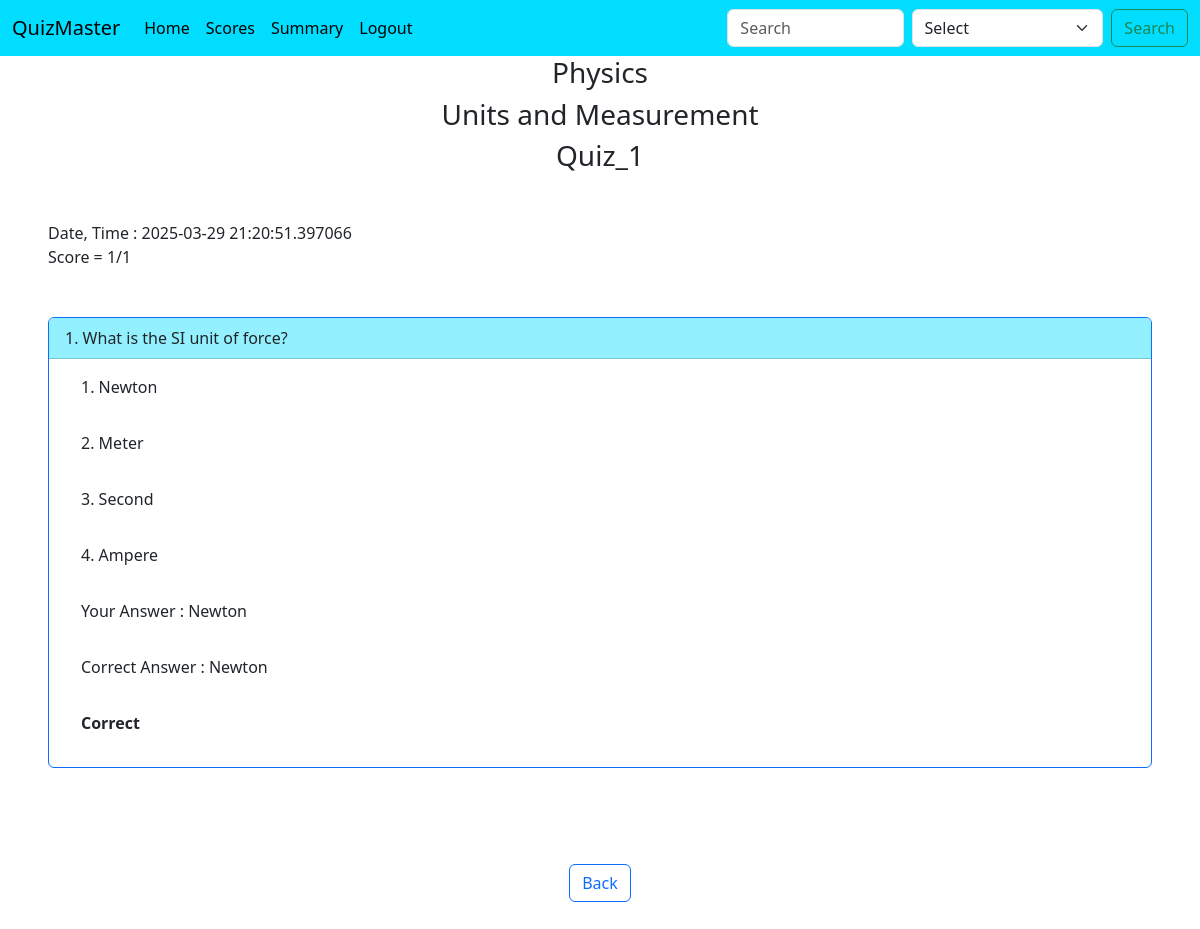
The page /result_view/1 (signed in) on the database its author committed.
### controllers/database.py (models this page shows, shortened)
class Subject(db.Model):
    id = db.Column(db.Integer, primary_key=True , autoincrement=True)
    name = db.Column(db.String(100), nullable=False)
    description = db.Column(db.Text, nullable=True)
    chapters = db.relationship('Chapter', backref='subject', lazy=True, cascade="all, delete-orphan")

class Chapter(db.Model):
    id = db.Column(db.Integer, primary_key=True, autoincrement=True)
    name = db.Column(db.String(100), nullable=False)
    subject_id = db.Column(db.Integer, db.ForeignKey('subject.id'), nullable=False)
    description = db.Column(db.Text, nullable=True)
    quizzes = db.relationship('Quiz', backref='chapter', lazy=True, cascade="all, delete-orphan")

class Quiz(db.Model):
    id = db.Column(db.Integer, primary_key=True, autoincrement=True)
    name = db.Column(db.String(100), nullable=False)
    chapter_id = db.Column(db.Integer, db.ForeignKey('chapter.id'), nullable=False)
    date_of_quiz = db.Column(db.Date , nullable=False)
    duration = db.Column(db.Integer, nullable=False)
    remarks = db.Column(db.Text, nullable=True)
    questions = db.relationship('Question', backref='quiz', lazy=True, cascade="all, delete-orphan")
    results = db.relationship('Result', backref='quiz', lazy=True, cascade="all, delete-orphan")

class Result(db.Model):
    __tablename__ = 'results'
    id = db.Column(db.Integer, primary_key=True, autoincrement=True)
    quiz_id = db.Column(db.Integer, db.ForeignKey('quiz.id'), nullable=False)
    score = db.Column(db.Integer, nullable=False)
    time_stamp_of_attempt = db.Column(db.Integer, nullable=False)
    user_id = db.Column(db.Integer, db.ForeignKey('user.id'), nullable=False)

class Question(db.Model):
    __tablename__ = 'questions'
    id = db.Column(db.Integer, primary_key=True)
    quiz_id = db.Column(db.Integer, db.ForeignKey('quiz.id'), nullable=False)
    question_title = db.Column(db.String(50),nullable = False)
    question_statement = db.Column(db.Text, nullable=False)
    option1 = db.Column(db.String(100), nullable=False)
    option2 = db.Column(db.String(100), nullable=False)
    option3 = db.Column(db.String(100), nullable=False)
    option4 = db.Column(db.String(100), nullable=False)
    correct_option = db.Column(db.String(100), nullable=False)
    user_answers = db.relationship('UserAnswers', backref='question', lazy=True, cascade="all, delete-orphan")

class UserAnswers(db.Model):
    __tablename__ = 'user_answers'
    id = db.Column(db.Integer, primary_key=True, autoincrement=True)
    user_id = db.Column(db.Integer, db.ForeignKey('user.id'), nullable=False)
    question_id = db.Column(db.Integer, db.ForeignKey('questions.id'), nullable=False)
    answer = db.Column(db.String(100))

### controllers/routes.py (the view)
@app.route("/result_view/<int:quiz_id>")
def result_view(quiz_id):
    if session.get('user_role', None) == 'user':
        quiz = Quiz.query.filter_by(id = quiz_id).first()
        if not quiz:
            flash("Quiz not found")
            return redirect(url_for("scores"))
        user_email = session.get('user_email', None)
        user = User.query.filter_by(user_email = user_email).first()
        if not user:
            flash("User not found")
            return redirect(url_for("home"))
        results = Result.query.filter_by(user_id = user.id, quiz_id = quiz.id).first()
        if not results:
            flash("Result not found")
            return redirect(url_for("scores"))
        user_answers = UserAnswers.query.filter_by(user_id = user.id).all()
        if not user_answers:
            flash("User answers not found")
            return redirect(url_for("scores"))
        questions = Question.query.filter_by(quiz_id = quiz.id).all()
        if not questions:
            flash("Questions not found")
            return redirect(url_for("scores"))
        result = []
        for question in questions:
            for user_answer in user_answers:
                if user_answer.question_id == question.id:
                    result.append({
                        "question_statement": question.question_statement,
                        "option1": question.option1,
                        "option2": question.option2,
                        "option3": question.option3,
                        "option4": question.option4,
                        "user_answer": user_answer.answer,
                        "correct_answer": question.correct_option,
                        "is_correct": user_answer.answer == question.correct_option
                    })
        return render_template("result.html",quiz = quiz, score = results.score, result = result, time_stamp_of_attempt = results.time_stamp_of_attempt)
    else:
        flash("You are not authorized to access this page")
        return redirect(url_for("home"))

### controllers/edit_routes.py (called while the page is built)
def quiz_questions(quiz_id):
    quiz = Quiz.query.filter_by(id = quiz_id).first()
    no_of_questions = len(quiz.questions)
    return no_of_questions

### templates/result.html (shortened to what this page needs)
{% extends 'base.html' %}
{% block body %}
<h3 class="text-center">{{quiz.chapter.subject.name}}</h3>
<h3 class="text-center">{{quiz.chapter.name}}</h3>
<h3 class="text-center">{{quiz.name}}</h3>
<div>
    <div class="m-5">
        Date, Time : {{time_stamp_of_attempt}}<br>
        Score = {{score}}/{{quiz_questions(quiz.id)}}
    </div>
    {% for res in result %}
        <div class="card border-primary m-5">
            <div class="card-header" style="background-color: #93f0fe;">
                {{loop.index}}. {{res.question_statement}}
            </div>
            <div class="form-check m-2 mt-3">
                <p>1. {{res.option1}}</p>
            </div>
            <div class="form-check m-2" >
                <p>2. {{res.option2}}</p>
            </div>
            <div class="form-check m-2">
                <p>3. {{res.option3}}</p>
            </div>
            <div class="form-check m-2">
                <p>4. {{res.option4}}</p>
            </div>
            <div class="form-check m-2">
                <p>Your Answer : {{res.user_answer}}</p>
            </div>
            <div class="form-check m-2">
                <p>Correct Answer : {{res.correct_answer}}</p>
            </div>
            <div class="form-check m-2 mb-3">
                <p style="font-weight: bold;">
                    {% if res.is_correct %}
                        Correct
                    {% else %}
                        Wrong
                    {% endif %}
                </p>
            </div>
        </div>
    {% endfor %}
    <div class="d-flex justify-content-center">
        <a class="btn btn-outline-primary m-5" href="{{url_for('scores')}}" role="button">Back</a>
    </div>
</div>
{% endblock body %}

### rows shown on the page
Subject: chapter.subject.name "Physics"
Chapter: chapter.name "Units and Measurement"
Quiz: name "Quiz_1", id "1"
Result: time_stamp_of_attempt "2025-03-29 21:20:51.397066"
Question: question_statement "What is the SI unit of force?", option1 "Newton", option2 "Meter", option3 "Second", option4 "Ampere", correct_answer "Newton"
UserAnswers: user_answer "Newton"

### other values the page prints
{{ score }} "1"
